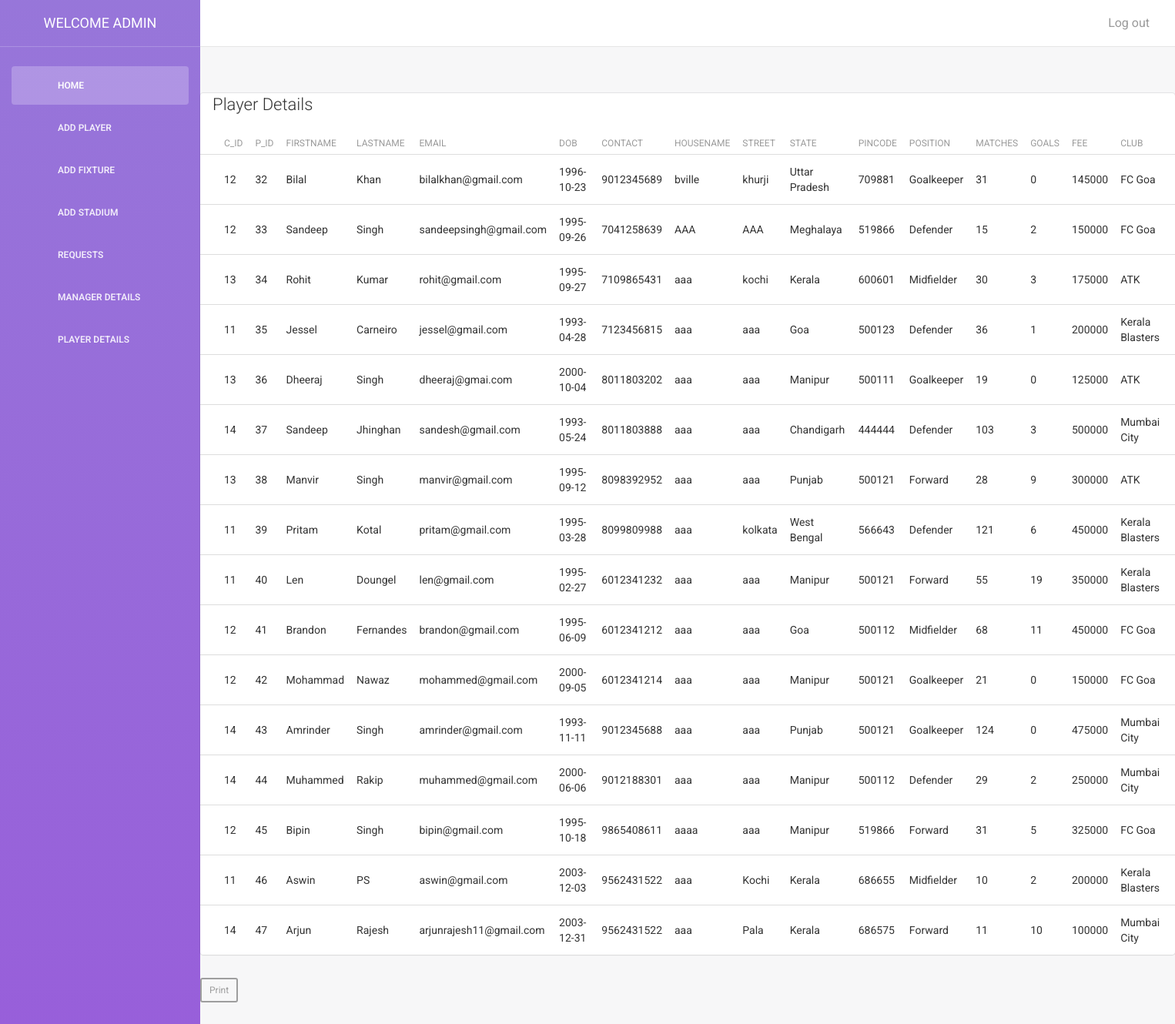
The app's page /admin/playerreport.php with its own data.
### tables this page shows
CREATE TABLE IF NOT EXISTS `tbl_player` (
  `p_id` int(11) NOT NULL AUTO_INCREMENT,
  `c_id` int(11) NOT NULL,
  `email` text NOT NULL,
  `firstname` text NOT NULL,
  `lastname` text NOT NULL,
  `dob` date NOT NULL,
  `contact` bigint(20) NOT NULL,
  `housename` text NOT NULL,
  `street` text NOT NULL,
  `state` text NOT NULL,
  `pincode` int(11) NOT NULL,
  `position` text NOT NULL,
  `matches` int(15) NOT NULL,
  `goals` int(15) NOT NULL,
  `fee` int(15) NOT NULL,
  PRIMARY KEY (`p_id`),
  KEY `c_id` (`c_id`)
);

CREATE TABLE IF NOT EXISTS `tbl_club` (
  `c_id` int(11) NOT NULL AUTO_INCREMENT,
  `m_id` int(11) NOT NULL,
  `c_name` varchar(30) NOT NULL,
  `city` varchar(20) NOT NULL,
  PRIMARY KEY (`c_id`),
  UNIQUE KEY `m_id` (`m_id`)
);

### admin/playerreport.php (the view, shortened to what this page needs)
<?php
include('connection.php');
if(!$con)
{
die("this is due to connection error".mysqli_connect_error($con));
}
else
{
      $selectquery="select tbl_player.*,tbl_club.c_name from tbl_player,tbl_club where tbl_player.c_id=tbl_club.c_id";
       $result=mysqli_query($con,$selectquery);
       if(!$result)
      {
            die("invalid query".mysqli_error($con));
       }
      else
     {
?>
<!doctype html>
<html lang="en">
<head>
    <link href="assets/css/bootstrap.min.css" rel="stylesheet" />
    <link href="assets/css/animate.min.css" rel="stylesheet"/>
    <link href="assets/css/light-bootstrap-dashboard.css?v=1.4.0" rel="stylesheet"/>
    <link href="assets/css/demo.css" rel="stylesheet" />
    <link href="http://maxcdn.bootstrapcdn.com/font-awesome/4.2.0/css/font-awesome.min.css" rel="stylesheet">
    <link href="file:///C|/wamp64/www/Football Club/admin/assets/css/pe-icon-7-stroke.css" rel="stylesheet" />
</head>
<body>
<div class="wrapper">
    <div class="sidebar" data-color="purple" data-image="assets/img/sidebar-5.jpg">
      <div class="sidebar-wrapper">
            <div class="logo">
                <a href="http://www.creative-tim.com" class="simple-text">
                    WELCOME ADMIN
                </a>
            </div>
            <ul class="nav">
                <li class="active">
                    <a href="dashboard.php">
                        <p>Home</p>
                    </a>
                </li>
                <li>
                    <a href="addplayer.php">
                        <p>Add Player</p>
                    </a>
                </li>
                <li>
                    <a href="addfixture.php">
                        <p>Add Fixture</p>
                    </a>
                </li>
                <li>
                    <a href="stadium.php">
                        <p>Add Stadium </p>
                    </a>
                </li>
                <li>
                    <a href="home.php">
                        <p>Requests </p>
                    </a>
                </li>
                  <li>
                    <a href="viewmanager.php">
                        <p>Manager Details </p>
                    </a>
                </li>
                <li >
                    <a href="viewplayer.php">
                        <p>Player Details </p>
                    </a>
                </li>
            </ul>
      </div>
    </div>
    <div class="main-panel">
        <nav class="navbar navbar-default navbar-fixed">
            <div class="container-fluid">
                <div class="navbar-header">
                    <a class="navbar-brand"></a>
                </div>
                <div class="collapse navbar-collapse">
                    <ul class="nav navbar-nav navbar-right">
                        <li>
                            <a href="login.php">
                                <p>Log out</p>
                            </a>
                        </li>
                    </ul>
                </div>
            </div>
        </nav>
<div class="content pb-0">
   <div class="orders">
      <div class="row">
        <div class="col-xl-12">
          <div class="card">
            <div id='printMe'>
            <div class="card-body">
               <h4 class="box-title">&nbsp&nbsp Player Details
               </h4>
            </div>
            <div class="card-body--">
               <div class="table-stats order-table ov-h">
                 <table class="table ">
                   <thead>
                     <tr>
                        <th class="serial"></th>
                        <th>C_id</th>
                        <th>P_id</th>
                        <th>Firstname</th>
                        <th>Lastname</th>
                        <th>Email</th>
                        <th>DOB</th>
                        <th>Contact</th>
                        <th>Housename</th>
                        <th>Street</th>
                        <th>State</th>
                        <th>Pincode</th>
                        <th>Position</th>
                        <th>Matches</th>
                          <th>goals</th>
                           <th>fee</th>
                           <th>Club</th>
                     </tr>
                   </thead>
                   <tbody>
                     <tr>
                        <?php
                         if(mysqli_num_rows($result) > 0)
           {
    while($row=mysqli_fetch_array($result))
    {
     ?>
       <td class="serial"></td>
      <td><?php echo $row['c_id']." "; ?></td>
        <td><?php echo $row['p_id']." "; ?></td>
        <td><?php echo $row['firstname']." "; ?></td>
      <td><?php echo $row['lastname']." "; ?></td>
      <td><?php echo $row['email']." "; ?></td>
      <td><?php echo $row['dob']." "; ?></td>
      <td><?php echo $row['contact']." "; ?></td>
      <td><?php echo $row['housename']." "; ?></td>
      <td><?php echo $row['street']." "; ?></td>
       <td><?php echo $row['state']." "; ?></td>
      <td><?php echo $row['pincode']." "; ?></td>
      <td><?php echo $row['position']." "; ?></td>
      <td><?php echo $row['matches']." "; ?></td>
      <td><?php echo $row['goals']." "; ?></td>
     <td><?php echo $row['fee']." "; ?></td>
     <td><?php echo $row['c_name']." "; ?></td>
                    </tr>
              <?php
                    }
                    } else
            {
                    ?>
                    <tr><td> NO  RECORD </td></tr>
                    <?php
                     }
                     }
                         }
                    ?>
                   </tbody>
                 </table>
               </div>
            </div>
          </div>
        </div><button class="btn btn-sm btn-secondary" onclick="printDiv('printMe')">Print </button>
      </div>
   </div>
</div>
</body>
</html>

### records on screen
tbl_player: c "12", p_id "32", firstname "Bilal", lastname "Khan", email "bilalkhan@gmail.com", dob "1996-10-23", contact "9012345689", housename "bville", street "khurji", state "Uttar Pradesh", pincode "709881", position "Goalkeeper", matches "31", goals "0", fee "145000", c.c_name "FC Goa"
tbl_player: c "12", p_id "33", firstname "Sandeep", lastname "Singh", email "sandeepsingh@gmail.com", dob "1995-09-26", contact "7041258639", housename "AAA", street "AAA", state "Meghalaya", pincode "519866", position "Defender", matches "15", goals "2", fee "150000", c.c_name "FC Goa"
tbl_player: c "13", p_id "34", firstname "Rohit", lastname "Kumar", email "rohit@gmail.com", dob "1995-09-27", contact "7109865431", housename "aaa", street "kochi", state "Kerala", pincode "600601", position "Midfielder", matches "30", goals "3", fee "175000", c.c_name "ATK"
tbl_player: c "11", p_id "35", firstname "Jessel", lastname "Carneiro", email "jessel@gmail.com", dob "1993-04-28", contact "7123456815", housename "aaa", street "aaa", state "Goa", pincode "500123", position "Defender", matches "36", goals "1", fee "200000", c.c_name "Kerala Blasters"
tbl_player: c "13", p_id "36", firstname "Dheeraj", lastname "Singh", email "dheeraj@gmai.com", dob "2000-10-04", contact "8011803202", housename "aaa", street "aaa", state "Manipur", pincode "500111", position "Goalkeeper", matches "19", goals "0", fee "125000", c.c_name "ATK"
tbl_player: c "14", p_id "37", firstname "Sandeep", lastname "Jhinghan", email "sandesh@gmail.com", dob "1993-05-24", contact "8011803888", housename "aaa", street "aaa", state "Chandigarh", pincode "444444", position "Defender", matches "103", goals "3", fee "500000", c.c_name "Mumbai City"
tbl_player: c "13", p_id "38", firstname "Manvir", lastname "Singh", email "manvir@gmail.com", dob "1995-09-12", contact "8098392952", housename "aaa", street "aaa", state "Punjab", pincode "500121", position "Forward", matches "28", goals "9", fee "300000", c.c_name "ATK"
tbl_player: c "11", p_id "39", firstname "Pritam", lastname "Kotal", email "pritam@gmail.com", dob "1995-03-28", contact "8099809988", housename "aaa", street "kolkata", state "West Bengal", pincode "566643", position "Defender", matches "121", goals "6", fee "450000", c.c_name "Kerala Blasters"
tbl_player: c "11", p_id "40", firstname "Len", lastname "Doungel", email "len@gmail.com", dob "1995-02-27", contact "6012341232", housename "aaa", street "aaa", state "Manipur", pincode "500121", position "Forward", matches "55", goals "19", fee "350000", c.c_name "Kerala Blasters"
tbl_player: c "12", p_id "41", firstname "Brandon", lastname "Fernandes", email "brandon@gmail.com", dob "1995-06-09", contact "6012341212", housename "aaa", street "aaa", state "Goa", pincode "500112", position "Midfielder", matches "68", goals "11", fee "450000", c.c_name "FC Goa"
tbl_player: c "12", p_id "42", firstname "Mohammad", lastname "Nawaz", email "mohammed@gmail.com", dob "2000-09-05", contact "6012341214", housename "aaa", street "aaa", state "Manipur", pincode "500121", position "Goalkeeper", matches "21", goals "0", fee "150000", c.c_name "FC Goa"
tbl_player: c "14", p_id "43", firstname "Amrinder", lastname "Singh", email "amrinder@gmail.com", dob "1993-11-11", contact "9012345688", housename "aaa", street "aaa", state "Punjab", pincode "500121", position "Goalkeeper", matches "124", goals "0", fee "475000", c.c_name "Mumbai City"
tbl_player: c "14", p_id "44", firstname "Muhammed", lastname "Rakip", email "muhammed@gmail.com", dob "2000-06-06", contact "9012188301", housename "aaa", street "aaa", state "Manipur", pincode "500112", position "Defender", matches "29", goals "2", fee "250000", c.c_name "Mumbai City"
tbl_player: c "12", p_id "45", firstname "Bipin", lastname "Singh", email "bipin@gmail.com", dob "1995-10-18", contact "9865408611", housename "aaaa", street "aaa", state "Manipur", pincode "519866", position "Forward", matches "31", goals "5", fee "325000", c.c_name "FC Goa"
tbl_player: c "11", p_id "46", firstname "Aswin", lastname "PS", email "aswin@gmail.com", dob "2003-12-03", contact "9562431522", housename "aaa", street "Kochi", state "Kerala", pincode "686655", position "Midfielder", matches "10", goals "2", fee "200000", c.c_name "Kerala Blasters"
tbl_player: c "14", p_id "47", firstname "Arjun", lastname "Rajesh", email "arjunrajesh11@gmail.com", dob "2003-12-31", contact "9562431522", housename "aaa", street "Pala", state "Kerala", pincode "686575", position "Forward", matches "11", goals "10", fee "100000", c.c_name "Mumbai City"
